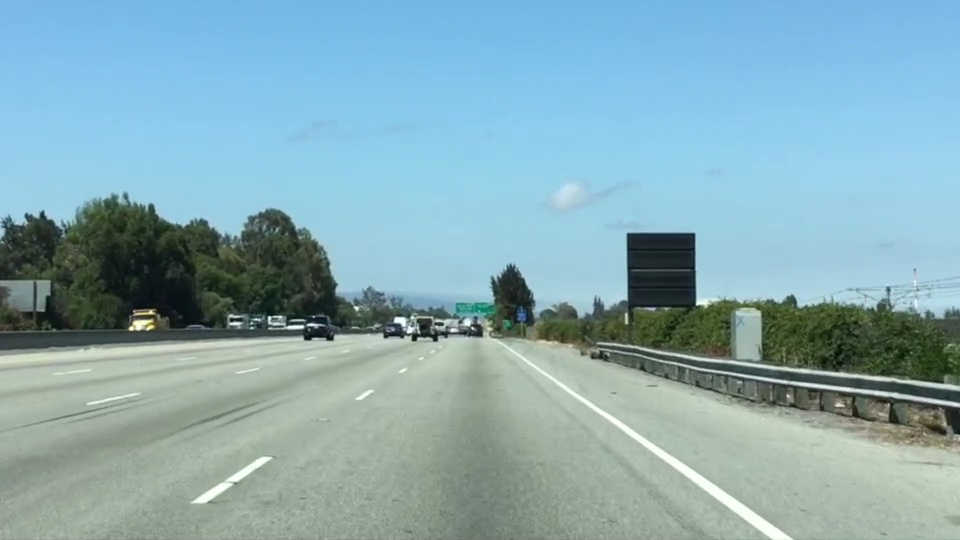
#> input picture test.jpg, 960 x 540 px
$ python lanedetect.py
#> lines starting #> are read from the running program, lines starting #| are printed output that depends on the picture; after the words box and inside, x2 and y2 are one past the last pixel; in counts of white or black regions, pixels touching at a corner belong together
import matplotlib.pyplot as plt
import matplotlib.image as mpimg
import numpy as np

image = mpimg.imread('test.jpg')
#> image is the input picture: shape (540, 960, 3); mean R, G, B 135.5, 171.1, 179.2
print('This image is ', type(image),
      'with dimensions: ', image.shape)
#| This image is  <class 'numpy.ndarray'> with dimensions:  (540, 960, 3)

# grab the x and y coordinates of the image
ysize = image[0]
#> ysize = 960 rows, first 8: [122, 185, 229], [122, 185, 229], [123, 186, 230], [122, 185, 229], [121, 184, 228], [121, 184, 228], [122, 185, 229], [123, 186, 230]
xsize = image[1]
#> xsize = 960 rows, first 8: [122, 185, 229], [122, 185, 229], [122, 185, 229], [122, 185, 229], [121, 184, 228], [121, 184, 228], [122, 185, 229], [123, 186, 230]
# making a copy of the image

color_select = np.copy(image)

# Define our color selection criteria
# Note: if you run this code, you'll find these are not sensible values!!
# But you'll get a chance to play with them soon in a quiz
red_threshold = 200
green_threshold = 200
blue_threshold = 200
rgb_threshold = [red_threshold, green_threshold, blue_threshold]

# Identify pixels below the threshold
thresholds = (image[:,:,0] < rgb_threshold[0]) \
            | (image[:,:,1] < rgb_threshold[1]) \
            | (image[:,:,2] < rgb_threshold[2])
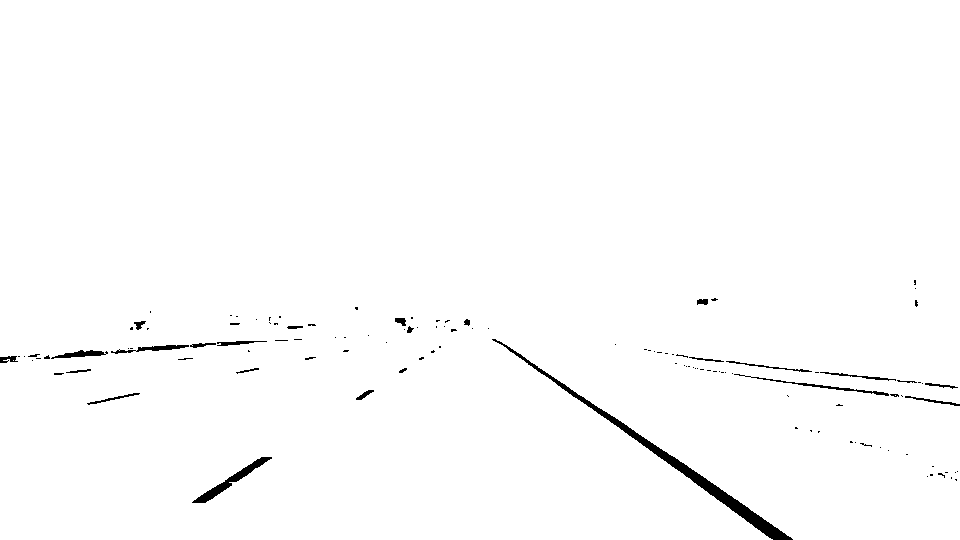
#> thresholds: shape (540, 960) bool; 98.9% white; 121 black regions (95 under 20 px), largest, box (x1, y1, x2, y2) and area: (492, 339, 793, 540) 2493, (192, 457, 272, 503) 624, (734, 374, 889, 396) 302
color_select[thresholds] = [0,0,0]
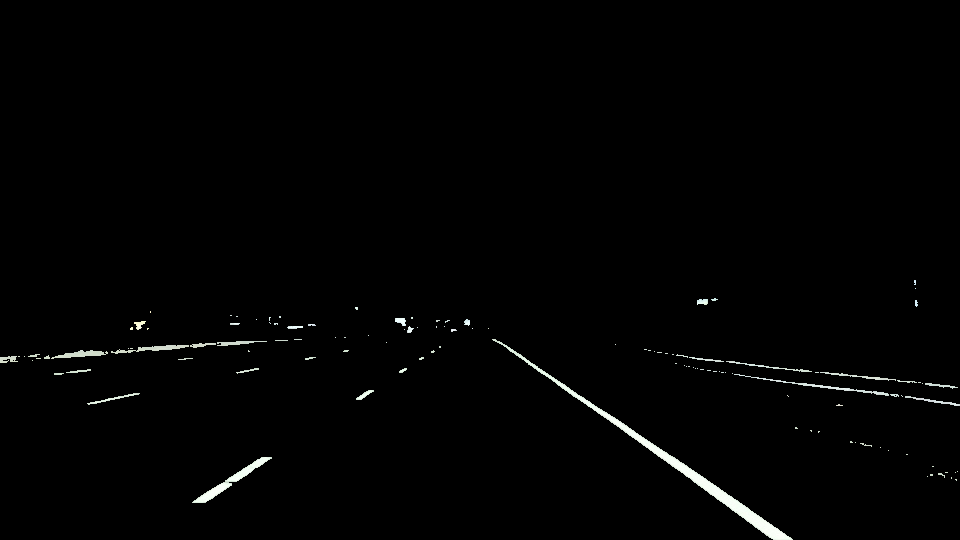
#> color_select: shape (540, 960, 3); mean R, G, B 2.5, 2.7, 2.5

# Display the image
plt.imshow(color_select)
plt.show()
